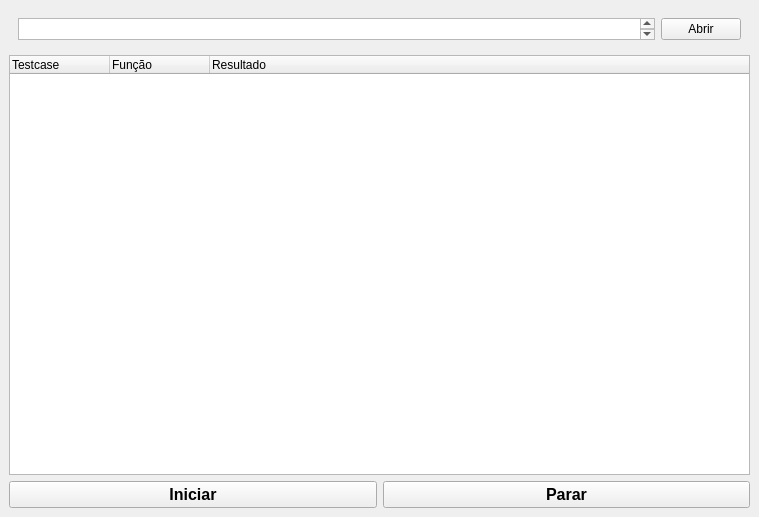
<?xml version="1.0" encoding="UTF-8"?>
<ui version="4.0">
 <class>MainWindow</class>
 <widget class="QMainWindow" name="MainWindow">
  <property name="geometry">
   <rect>
    <x>0</x>
    <y>0</y>
    <width>759</width>
    <height>517</height>
   </rect>
  </property>
  <property name="windowTitle">
   <string>MainWindow</string>
  </property>
  <widget class="QWidget" name="centralwidget">
   <layout class="QHBoxLayout" name="horizontalLayout">
    <property name="spacing">
     <number>0</number>
    </property>
    <property name="leftMargin">
     <number>0</number>
    </property>
    <property name="topMargin">
     <number>0</number>
    </property>
    <property name="rightMargin">
     <number>0</number>
    </property>
    <property name="bottomMargin">
     <number>0</number>
    </property>
    <item>
     <widget class="QFrame" name="verticalFrame">
      <layout class="QVBoxLayout" name="verticalLayout">
       <item>
        <widget class="QFrame" name="horizontalFrame">
         <property name="enabled">
          <bool>true</bool>
         </property>
         <property name="minimumSize">
          <size>
           <width>0</width>
           <height>40</height>
          </size>
         </property>
         <property name="maximumSize">
          <size>
           <width>16777215</width>
           <height>40</height>
          </size>
         </property>
         <layout class="QHBoxLayout" name="horizontalLayout_2">
          <item>
           <widget class="QTextBrowser" name="textBrowser"/>
          </item>
          <item>
           <widget class="QPushButton" name="pushAbrir">
            <property name="text">
             <string>Abrir</string>
            </property>
           </widget>
          </item>
         </layout>
        </widget>
       </item>
       <item>
        <widget class="QTreeWidget" name="treeWidget">
         <column>
          <property name="text">
           <string>Testcase</string>
          </property>
         </column>
         <column>
          <property name="text">
           <string>Função</string>
          </property>
         </column>
         <column>
          <property name="text">
           <string>Resultado</string>
          </property>
         </column>
        </widget>
       </item>
       <item>
        <layout class="QHBoxLayout" name="horizontalLayout_3">
         <item>
          <widget class="QPushButton" name="pushIniciar">
           <property name="font">
            <font>
             <pointsize>12</pointsize>
             <bold>true</bold>
            </font>
           </property>
           <property name="text">
            <string>Iniciar</string>
           </property>
          </widget>
         </item>
         <item>
          <widget class="QPushButton" name="pushParar">
           <property name="font">
            <font>
             <pointsize>12</pointsize>
             <bold>true</bold>
            </font>
           </property>
           <property name="text">
            <string>Parar</string>
           </property>
          </widget>
         </item>
        </layout>
       </item>
      </layout>
     </widget>
    </item>
   </layout>
  </widget>
 </widget>
 <resources/>
 <connections/>
</ui>
